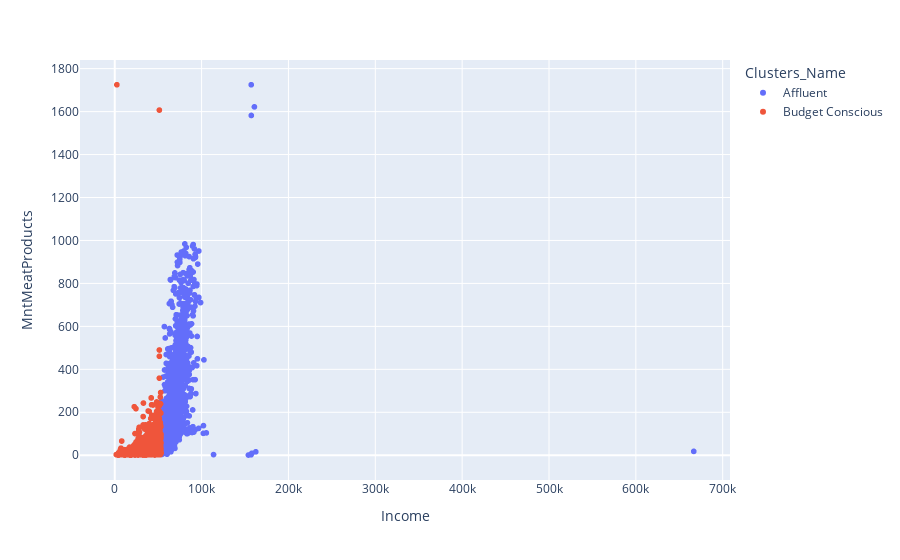

Notebook code for this chart:
### Code cell
px.scatter(df,x='Income',y='MntMeatProducts',color='Clusters_Name')

### Figure 1 — Plotly figure (JSON) as saved in the notebook; plotly's stock layout.template omitted (floating-point values rounded to 4 significant figures; data arrays with more than 128 entries replaced by an {"elided": "..."} marker saying what was removed)
{"data": [{"hovertemplate": "Clusters_Name=Affluent<br>Income=%{x}<br>MntMeatProducts=%{y}<extra></extra>", "legendgroup": "Affluent", "marker": {"color": "#636efa", "symbol": "circle"}, "mode": "markers", "name": "Affluent", "showlegend": true, "type": "scattergl", "x": {"elided": "1054 int values"}, "xaxis": "x", "y": {"elided": "1054 int values"}, "yaxis": "y"}, {"hovertemplate": "Clusters_Name=Budget Conscious<br>Income=%{x}<br>MntMeatProducts=%{y}<extra></extra>", "legendgroup": "Budget Conscious", "marker": {"color": "#EF553B", "symbol": "circle"}, "mode": "markers", "name": "Budget Conscious", "showlegend": true, "type": "scattergl", "x": {"elided": "1186 float values"}, "xaxis": "x", "y": {"elided": "1186 int values"}, "yaxis": "y"}], "layout": {"legend": {"title": {"text": "Clusters_Name"}, "tracegroupgap": 0}, "margin": {"t": 60}, "xaxis": {"anchor": "y", "domain": [0, 1], "title": {"text": "Income"}}, "yaxis": {"anchor": "x", "domain": [0, 1], "title": {"text": "MntMeatProducts"}}}}
